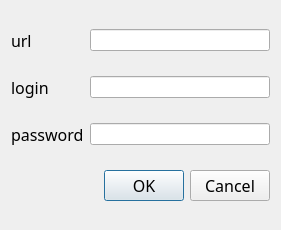
<?xml version="1.0" encoding="UTF-8"?>
<ui version="4.0">
 <class>addAcc</class>
 <widget class="QDialog" name="addAcc">
  <property name="geometry">
   <rect>
    <x>0</x>
    <y>0</y>
    <width>281</width>
    <height>230</height>
   </rect>
  </property>
  <property name="windowTitle">
   <string>Password Manager</string>
  </property>
  <property name="windowIcon">
   <iconset>
    <normaloff>:/icons/poly.png</normaloff>:/icons/poly.png</iconset>
  </property>
  <layout class="QGridLayout" name="gridLayout">
   <item row="0" column="0">
    <widget class="QLabel" name="label_2">
     <property name="maximumSize">
      <size>
       <width>500</width>
       <height>16777215</height>
      </size>
     </property>
     <property name="font">
      <font>
       <family>Gilroy</family>
       <pointsize>12</pointsize>
      </font>
     </property>
     <property name="text">
      <string>url</string>
     </property>
    </widget>
   </item>
   <item row="0" column="1">
    <widget class="QLineEdit" name="inputUrl"/>
   </item>
   <item row="1" column="0">
    <widget class="QLabel" name="label">
     <property name="maximumSize">
      <size>
       <width>500</width>
       <height>16777215</height>
      </size>
     </property>
     <property name="font">
      <font>
       <family>Gilroy</family>
       <pointsize>12</pointsize>
      </font>
     </property>
     <property name="text">
      <string>login</string>
     </property>
    </widget>
   </item>
   <item row="1" column="1">
    <widget class="QLineEdit" name="inputLogin">
     <property name="echoMode">
      <enum>QLineEdit::Password</enum>
     </property>
    </widget>
   </item>
   <item row="2" column="0">
    <widget class="QLabel" name="label_3">
     <property name="maximumSize">
      <size>
       <width>500</width>
       <height>16777215</height>
      </size>
     </property>
     <property name="font">
      <font>
       <family>Gilroy</family>
       <pointsize>12</pointsize>
      </font>
     </property>
     <property name="text">
      <string>password</string>
     </property>
    </widget>
   </item>
   <item row="2" column="1">
    <widget class="QLineEdit" name="inputPass">
     <property name="maximumSize">
      <size>
       <width>300</width>
       <height>16777215</height>
      </size>
     </property>
     <property name="echoMode">
      <enum>QLineEdit::Password</enum>
     </property>
    </widget>
   </item>
   <item row="3" column="0" colspan="2">
    <widget class="QDialogButtonBox" name="buttonBox">
     <property name="font">
      <font>
       <family>Gilroy</family>
       <pointsize>12</pointsize>
      </font>
     </property>
     <property name="orientation">
      <enum>Qt::Horizontal</enum>
     </property>
     <property name="standardButtons">
      <set>QDialogButtonBox::Cancel|QDialogButtonBox::Ok</set>
     </property>
     <property name="centerButtons">
      <bool>false</bool>
     </property>
    </widget>
   </item>
  </layout>
 </widget>
 <resources/>
 <connections>
  <connection>
   <sender>buttonBox</sender>
   <signal>accepted()</signal>
   <receiver>addAcc</receiver>
   <slot>accept()</slot>
   <hints>
    <hint type="sourcelabel">
     <x>248</x>
     <y>254</y>
    </hint>
    <hint type="destinationlabel">
     <x>157</x>
     <y>274</y>
    </hint>
   </hints>
  </connection>
  <connection>
   <sender>buttonBox</sender>
   <signal>rejected()</signal>
   <receiver>addAcc</receiver>
   <slot>reject()</slot>
   <hints>
    <hint type="sourcelabel">
     <x>316</x>
     <y>260</y>
    </hint>
    <hint type="destinationlabel">
     <x>286</x>
     <y>274</y>
    </hint>
   </hints>
  </connection>
 </connections>
</ui>
